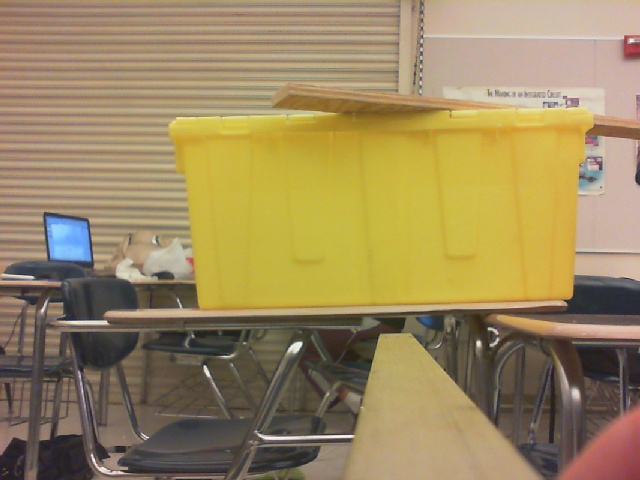
//> input picture Robotics/image3.jpg, 640 x 480 px, given in place of the camera
$ ./ML_All   (built with g++ and OpenCV 4)
//> lines starting //> are read from the running program, lines starting //| are printed output that depends on the picture; after the words box and inside, x2 and y2 are one past the last pixel; in counts of white or black regions, pixels touching at a corner belong together
#include "opencv2/imgproc/imgproc.hpp"
#include "opencv2/highgui/highgui.hpp"
#include <stdlib.h>
#include <stdio.h>
#include <iostream>
#include <cmath>

using namespace cv;
using namespace std;

void work();

int main( int argc, char* argv[] ) {

	work();
	return 0;

}

void work() {

	Mat image, image2, resImg, detailImg, image_gray, dst, abs_dst, kernel;
	int kernel_size = 3;
	int scale = 1;
	int delta = 0;
	int ddepth = CV_16S;

	// load video
	VideoCapture cap(1);
	if(!cap.isOpened()) {
		cout << "Error \n";
		return;
 	}

	while(true) { // gaussian, color filter, canny, sharpen, hough
		Mat * channels = new Mat[3];
		Mat * channels2 = new Mat[3];
		cap >> image;
//> image is the input picture: 480 rows x 640 cols, CV_8UC3; mean B, G, R 94.6, 136.5, 155.6


		// Gaussian (blur)
		GaussianBlur(image, image, Size(7,7), 13, 13, BORDER_DEFAULT);
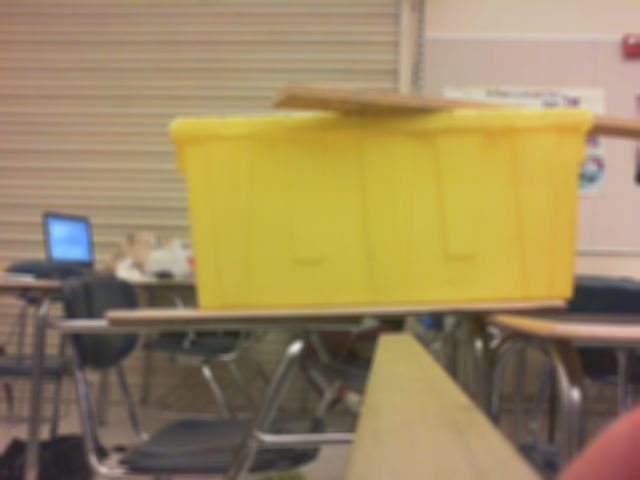
//> image: 480 rows x 640 cols, CV_8UC3; mean B, G, R 94.6, 136.5, 155.6
		imshow("Gaussian", image);


		// Double Gaussian (gives error)
/*		GaussianBlur(image, image2, Size(7,7), 7, 4, BORDER_DEFAULT);
		filter2D (image2, resImg, -1, kernel , Point(-1,-1), 0, BORDER_DEFAULT); // Double Gaussian (gives error)
		detailImg = image - resImg;
		image = resImg + detailImg;
		imshow("DoubleGaussian", image);
*/

/*		// MATLAB version of Double Gaussian (reference only)
		int Radius = 7;
		int EdgeStrength = 4;

		LPF = fspecial('gaussian', Radius, EdgeStrength);

		detailImg = origImg - imfilter(origImg, LPF, 'replicate');

		resultImg = imfilter(origImg, LPF, 'replicate') + detailImg;


		// Another way is to use conv2 function rather than imfilter

		detailImg = origImg - conv2(origImg, LPF, 'same');

		resultImg = conv2(origImg, LPF, 'same') + detailImg;
*/


		cvtColor(image, image, CV_BGR2HSV); // convert from RGB to HSV
//> image: 480 rows x 640 cols, CV_8UC3; mean H, S, V 26.5, 92.8, 156.5
		split(image, channels);
		split(image, channels2);


		// yellow tote color filter
/*		int minH = 20; // not 40-160 // not 0-10
		int maxH = 40;
		int minS = 140; // 150-255 works // 150-255 is iffy
		int maxS = 255;
*/		int erosion_size = 2;
		int erosion_type = 1;

		int minH = 10; // 19
		int maxH = 60; // 55
		int minS = 125; // 135
		int maxS = 255; // 255
		int minV = 100; // 108
		int maxV = 255; // 248

		Mat element = getStructuringElement(erosion_type = MORPH_RECT, Size(2 * erosion_size + 1, 2 * erosion_size + 1), Point(erosion_size, erosion_size)); // element for erosion and dilation

//		imshow("PreHueY", channels[0]); // Hue before thresholds
		inRange(channels[0], Scalar(minH), Scalar(maxH), channels[0]);
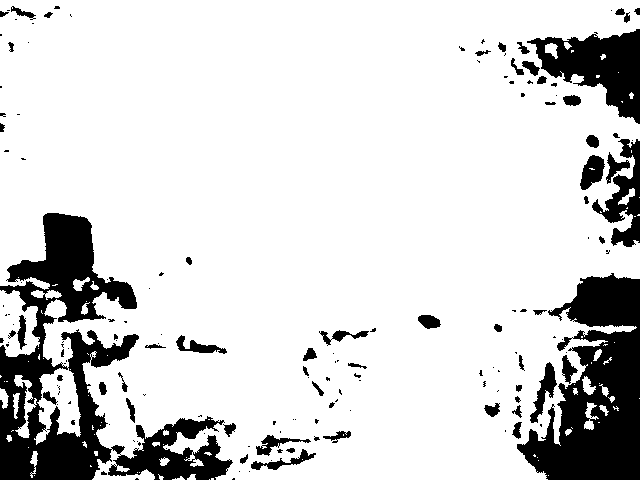
//> channels: 480 rows x 640 cols, CV_8UC1; 83.7% white; 161 black regions (102 under 20 px), largest, box (x1, y1, x2, y2) and area: (0, 213, 233, 480) 20944, (517, 273, 640, 480) 14922, (527, 29, 640, 124) 5278
		imshow("HueY", channels[0]); // Hue with non-yellow removed
		erode(image, image, element, Point(-1, -1), 2);
//> image: 480 rows x 640 cols, CV_8UC3; mean H, S, V 16.5, 80.8, 145.6
//		imshow("PreSatY", channels[1]); // Sat before thresholds
		inRange(channels[1], Scalar(minS), Scalar(maxS), channels[1]);
		imshow("SatY", channels[1]); // Sat
		inRange(channels[2], Scalar(minV), Scalar(maxV), channels[2]);
		imshow("ValueY", channels[2]);
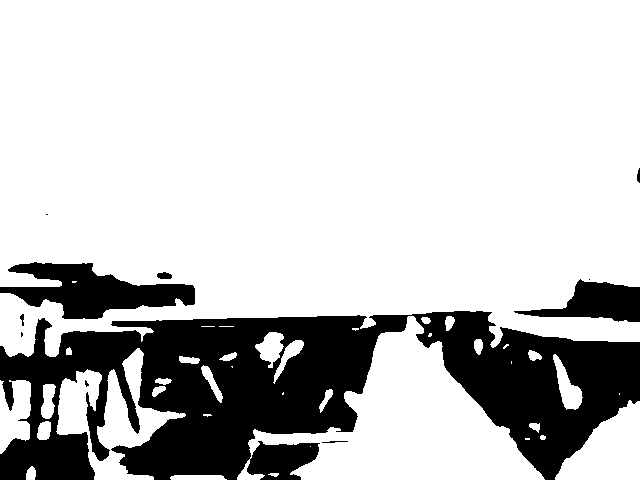
//> window 'ValueY': 480 rows x 640 cols, CV_8UC1; 77.4% white; 11 black regions (4 under 20 px), largest, box (x1, y1, x2, y2) and area: (0, 311, 640, 480) 60700, (0, 262, 195, 319) 5791, (514, 279, 640, 322) 2770
		bitwise_and(channels[0], channels[1], channels[1]); // Hue + Sat
		bitwise_and(channels[1], channels[2], channels[2]);
		imshow("HS AndY", channels[2]); // Hue + Sat
			channels[0] = channels[2];
			channels[1] = channels[2];
		merge(channels, 3, image);
//> image: 480 rows x 640 cols, CV_8UC3; mean H, S, V 64.8, 64.8, 64.8
		imshow("PreErodeDilateY", image);
		erode(image, image, element, Point(-1, -1), 4); // eradicate black holes
//> image: 480 rows x 640 cols, CV_8UC3; mean H, S, V 55.2, 55.2, 55.2
		dilate(image, image, element, Point(-1, -1), 8);
//> image: 480 rows x 640 cols, CV_8UC3; mean H, S, V 72.2, 72.2, 72.2
		erode(image, image, element, Point(-1, -1), 4);
//> image: 480 rows x 640 cols, CV_8UC3; mean H, S, V 63.5, 63.5, 63.5
		imshow("ErodeDilateY", image);


/*		// reflective tape color filter
		int minH2 = 50; // neon hue = 123 (174) // not 55-95, not 45-53 // 53-55 works
		int maxH2 = 100;
		int minS2 = 30; // neon sat = 155 (0.61) // not 20-40 // 15-20 works
		int maxS2 = 50;
		int minV2 = 230; // neon value = 255 (1.0) // 230-255 works
		int maxV2 = 255;
*/

		int minH2 = 44;
		int maxH2 = 87;
		int minS2 = 0;
		int maxS2 = 86;
		int minV2 = 234;
		int maxV2 = 255;

//		imshow("PreHueR", channels2[0]);
		inRange(channels2[0], Scalar(minH2), Scalar(maxH2), channels2[0]);
//> channels2: 480 rows x 640 cols, CV_8UC1; 0.44% white; 68 white regions (56 under 20 px), largest, box (x1, y1, x2, y2) and area: (82, 287, 132, 308) 299, (200, 344, 232, 355) 205, (346, 362, 369, 370) 120
		imshow("HueR", channels2[0]);
//		imshow("PreSatR", channels2[1]);
		inRange(channels2[1], Scalar(minS2), Scalar(maxS2), channels2[1]);
		imshow("SatR", channels2[1]);
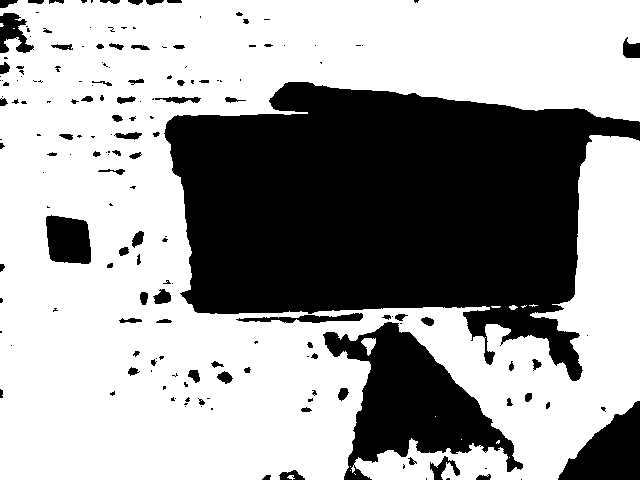
//> window 'SatR': 480 rows x 640 cols, CV_8UC1; 63.2% white; 181 black regions (102 under 20 px), largest, box (x1, y1, x2, y2) and area: (164, 82, 640, 381) 87136, (323, 322, 523, 480) 13690, (558, 401, 640, 480) 3775
//		imshow("PreValueR", channels[2]);
		inRange(channels2[2], Scalar(minV2), Scalar(maxV2), channels2[2]);
		imshow("ValueR", channels2[2]);
		bitwise_and(channels2[0], channels2[1], channels2[1]);
		bitwise_and(channels2[1], channels2[2], channels2[2]);
		imshow("HS AndR", channels2[1]);
		imshow("SV AndR", channels2[2]);
			channels2[0] = channels2[2];
			channels2[1] = channels2[2];
		merge(channels2, 3, image2);
//> image2: 480 rows x 640 cols, CV_8UC3; every value is 0
		imshow("PreDilateErodeR", image2);
		addWeighted(image, 1, image2, 1, 0, image);
		imshow("PreDilateErodeAll", image);


		// erode and dilate three times both in order to eradicate black noise
		dilate(image, image, element, Point(-1, -1), 4);
  		erode(image, image, element, Point (-1, -1), 8);
//> image: 480 rows x 640 cols, CV_8UC3; mean H, S, V 55.3, 55.3, 55.3
		dilate(image, image, element, Point(-1, -1), 4);
		imshow("DilateErodeAll", image);


		// Canny (edge detection)
		split(image, channels);
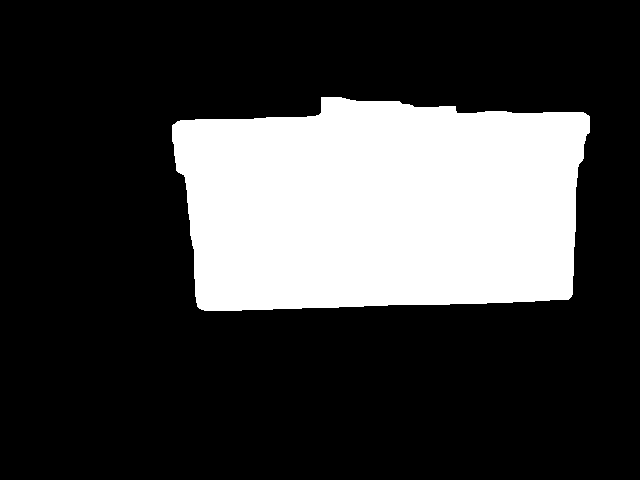
//> channels: 480 rows x 640 cols, CV_8UC1; 24.9% white; 1 white region, box (x1, y1, x2, y2) and area: (172, 97, 590, 311) 76513
		Canny(image, channels[1], 100, 255);
//> channels: 480 rows x 640 cols, CV_8UC1; 0.39% white in thin lines or dots, all inside (x1, y1, x2, y2) = (171, 96, 590, 311)
			channels[0] = channels[1];
			channels[2] = channels[0];
		merge(channels, 3, image);
//> image: 480 rows x 640 cols, CV_8UC3; mean H, S, V 1, 1, 1
		imshow("Canny", image);

		// Hough Line
		//vector<Vec4i> lines;

		//HoughLines(channels[0], lines, 5, CV_PI/90, 10, 20, 50);
		/*source, dest, resolution of parameter r in pixels, theta size radians (CV_PI/90 = 2 degrees), Min intersections for lines, Minimum line length, max gap between line points
		merge(channels, 3, image);
		for(size_t i = 0; i < lines.size(); i++);
		{
			Vec4i l = lines[i];
  			line( channels[0], Point(l[0], l[1]), Point(l[2], l[3]), Scalar(0,0,255), 3, CV_AA);
		}*/
		// imshow("Edges", channels[0]);
		// imshow("hough", image);
		// imshow("Output", image);


		// Laplacian (sharpen)
		cvtColor( image, image_gray, COLOR_RGB2GRAY ); // HSV to grayscale
  		Laplacian( image_gray, dst, ddepth, kernel_size, scale, delta, BORDER_DEFAULT );
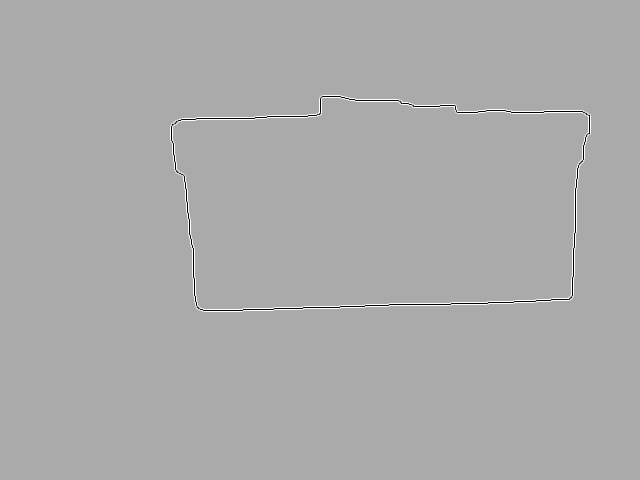
//> dst: 480 rows x 640 cols, CV_16SC1; min -2040, max 1020, mean 0; drawn with min black and max white
  		convertScaleAbs( dst, abs_dst );
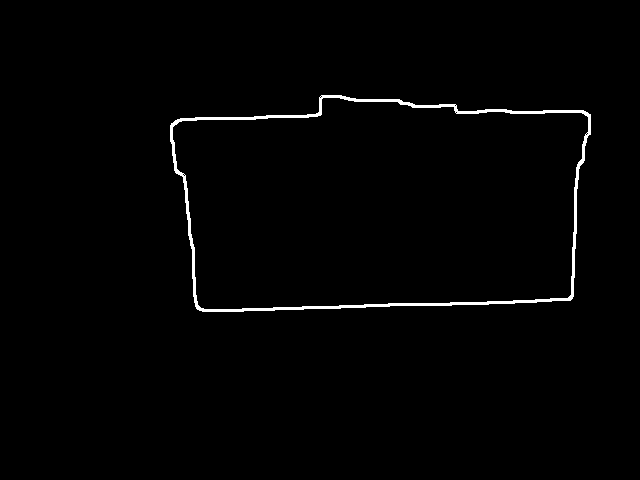
//> abs_dst: 480 rows x 640 cols, CV_8UC1; 1.2% white; 1 white region, box (x1, y1, x2, y2) and area: (170, 95, 591, 312) 3729
  			channels[0] = abs_dst;
			channels[1] = abs_dst;
			channels[2] = abs_dst;
			merge(channels, 3, abs_dst);
			addWeighted(image, 1, abs_dst, 2, 0, image);
		imshow("Laplacian", image);

		delete [] channels;
		delete [] channels2;
		waitKey(1);
	}

}

$ run again, on Robotics/image4.jpg
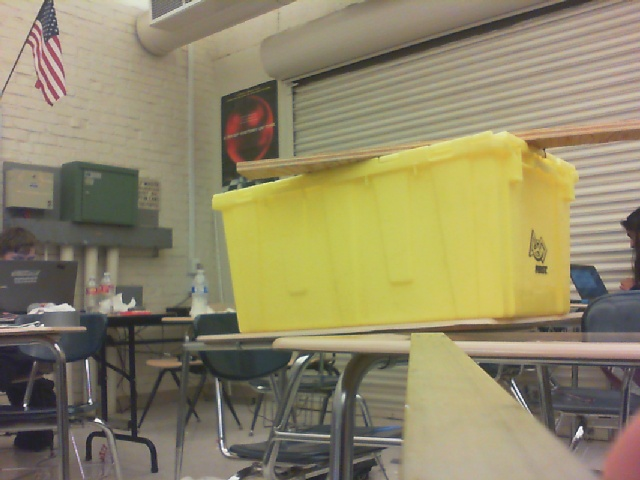
//> input picture Robotics/image4.jpg, 640 x 480 px, given in place of the camera
//> in work, image is the input picture: 480 rows x 640 cols, CV_8UC3; mean B, G, R 104.1, 135.9, 144
//> in work, `inRange(channels[0], Scalar(minH), Scalar(maxH), channels[0]);`:
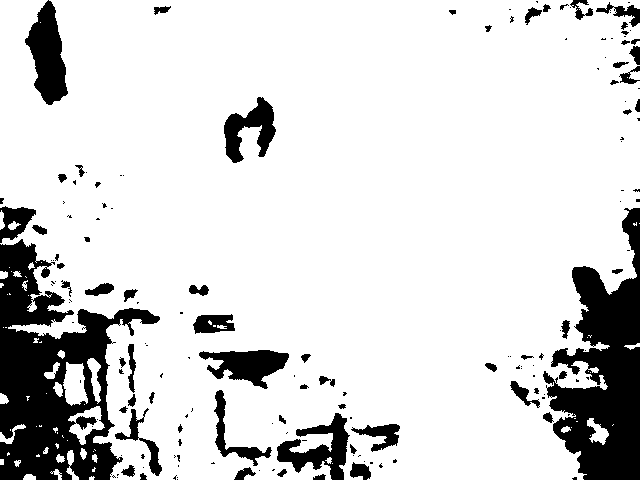
//> channels: 480 rows x 640 cols, CV_8UC1; 84.3% white; 164 black regions (98 under 20 px), largest, box (x1, y1, x2, y2) and area: (0, 239, 160, 480) 17880, (543, 208, 640, 480) 13888, (25, 0, 68, 105) 2616
//> channels2: 480 rows x 640 cols, CV_8UC1; 3.3% white; 148 white regions (106 under 20 px), largest, box (x1, y1, x2, y2) and area: (54, 163, 139, 231) 4375, (193, 348, 291, 391) 1583, (190, 313, 236, 339) 773
//> image2: 480 rows x 640 cols, CV_8UC3; every value is 0
//> in work, `convertScaleAbs( dst, abs_dst );`:
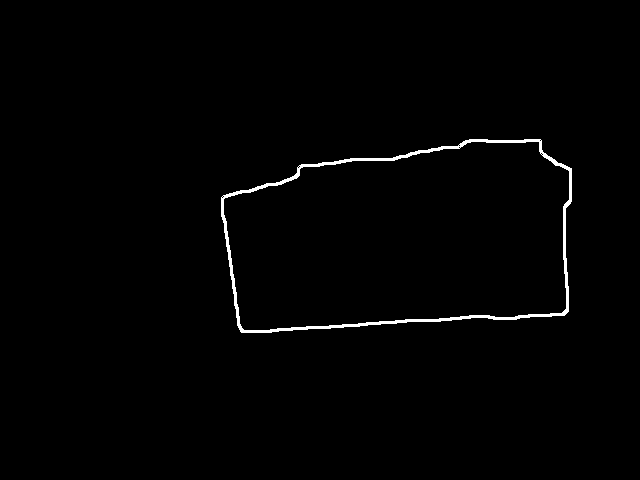
//> abs_dst: 480 rows x 640 cols, CV_8UC1; 1% white; 1 white region, box (x1, y1, x2, y2) and area: (221, 139, 572, 333) 3155

$ run again, on Robotics/input.jpg
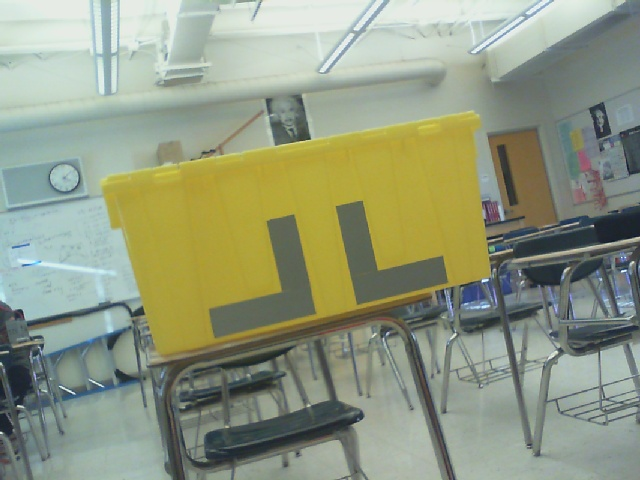
//> input picture Robotics/input.jpg, 640 x 480 px, given in place of the camera
//> in work, image is the input picture: 480 rows x 640 cols, CV_8UC3; mean B, G, R 128.8, 153, 145.2
//> in work, `inRange(channels[0], Scalar(minH), Scalar(maxH), channels[0]);`:
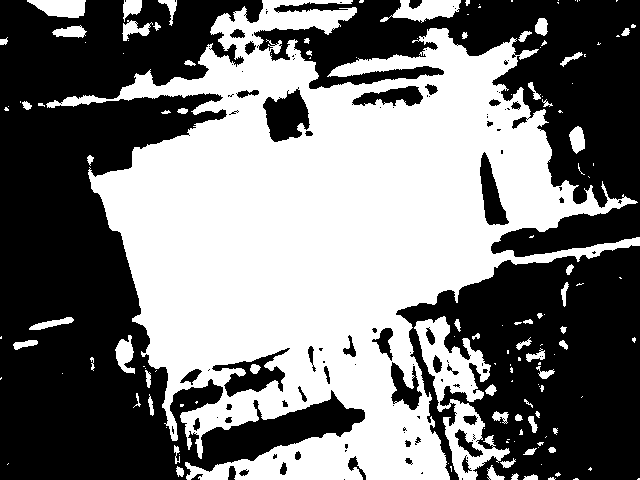
//> channels: 480 rows x 640 cols, CV_8UC1; 46.9% white; 144 white regions (84 under 20 px), largest, box (x1, y1, x2, y2) and area: (46, 0, 640, 480) 131642, (414, 316, 510, 480) 5137, (380, 0, 461, 23) 1057
//> channels2: 480 rows x 640 cols, CV_8UC1; 54.9% white; 205 black regions (124 under 20 px), largest, box (x1, y1, x2, y2) and area: (98, 89, 640, 408) 101252, (0, 158, 143, 480) 19956, (204, 397, 364, 464) 3838
//> image2: 480 rows x 640 cols, CV_8UC3; 2.6% white; 8 white regions (1 under 20 px), largest, box (x1, y1, x2, y2) and area: (257, 0, 367, 31) 2427, (383, 0, 506, 22) 1843, (0, 0, 87, 20) 1232
//> in work, `convertScaleAbs( dst, abs_dst );`:
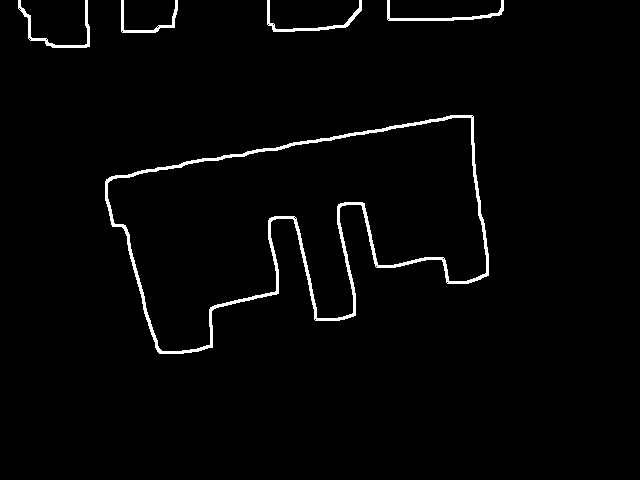
//> abs_dst: 480 rows x 640 cols, CV_8UC1; 2.1% white; 5 white regions, box (x1, y1, x2, y2) and area: (105, 115, 489, 354) 4740, (18, 0, 90, 48) 474, (387, 0, 504, 21) 451, (267, 0, 362, 32) 447, (121, 0, 178, 33) 341
